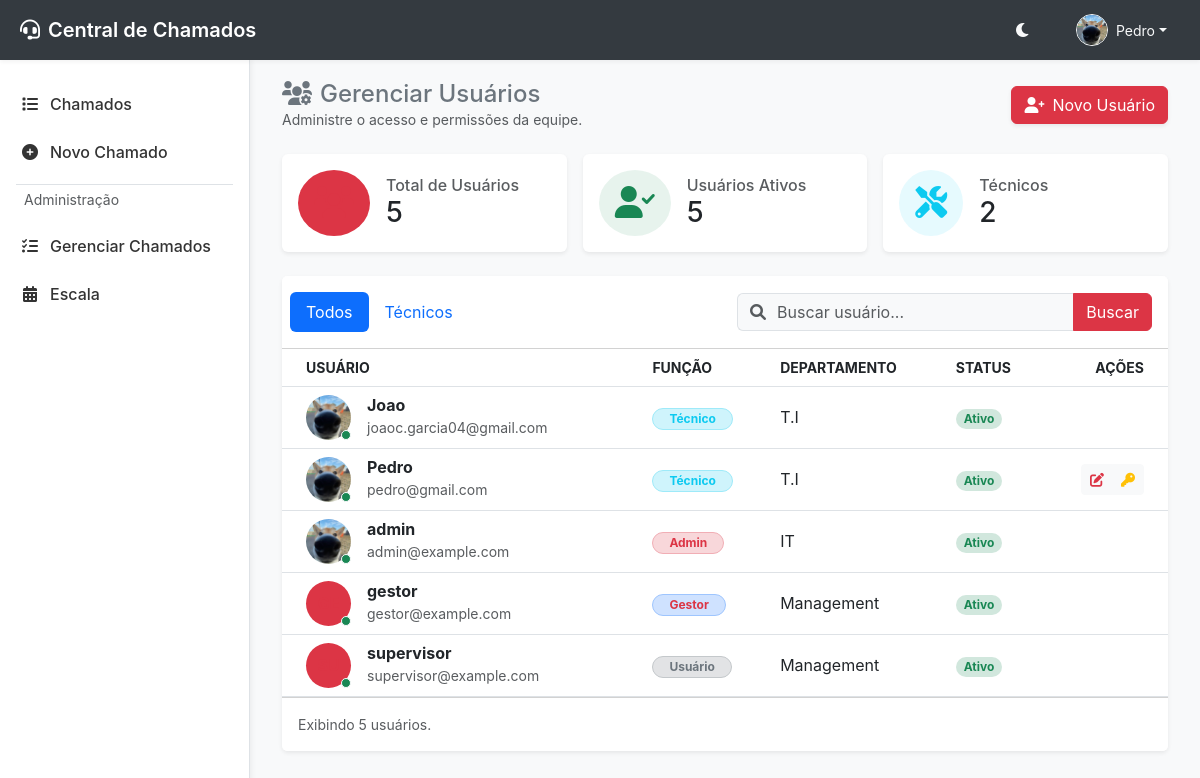
The page /usuarios (signed in) on the database its author committed.
### app/models.py (models this page shows, shortened)
class User(UserMixin, db.Model):
    __tablename__ = 'users'
    id = db.Column(db.Integer, primary_key=True)
    username = db.Column(db.String(64), index=True, unique=True, nullable=False)
    email = db.Column(db.String(120), index=True, unique=True, nullable=False)
    password_hash = db.Column(db.String(256))
    role = db.Column(db.String(20), default='user', index=True) # user, technician, admin, manager, supervisor
    is_technician = db.Column(db.Boolean, default=False, index=True) # Secondary flag to allow admins/managers to act as technicians
    department = db.Column(db.String(100), index=True)
    profile_image = db.Column(db.String(255))
    is_active = db.Column(db.Boolean, default=True, index=True)
    created_at = db.Column(db.DateTime, default=datetime.utcnow)

### app/modules/auth/routes.py (the view)
@auth_bp.route('/usuarios')
@login_required
def listar_usuarios():
    search = request.args.get('search', '')
    query = User.query
    if search:
        search_term = f"%{search}%"
        query = query.filter(or_(User.username.ilike(search_term), User.email.ilike(search_term)))
    users = query.order_by(User.username).all()
    return render_template('usuarios.html', users=users, active_page='usuarios', active_tab='all', search=search)

### app/modules/auth/routes.py (called while the page is built)
def get_role_level(role):
    levels = {
        'admin': 100,
        'manager': 80,
        'supervisor': 60,
        'tecnico': 40,
        'user': 20
    }
    return levels.get(role, 0)

@auth_bp.context_processor
def utility_processor():
    def get_role_level_ctx(role):
        return get_role_level(role)
    return dict(get_role_level=get_role_level_ctx)

### app/templates/usuarios.html (shortened to what this page needs)
{% extends "base.html" %}
{% block content %}
<div class="d-flex justify-content-between align-items-center mb-4 flex-wrap gap-2">
    <div>
        <h4 class="mb-0 text-secondary"><i class="fas fa-users-cog me-2"></i>Gerenciar Usuários</h4>
        <p class="text-muted small mb-0">Administre o acesso e permissões da equipe.</p>
    </div>
    <button class="btn btn-primary shadow-sm" data-bs-toggle="modal" data-bs-target="#novoUsuarioModal">
        <i class="fas fa-user-plus me-2"></i>Novo Usuário
    </button>
</div>
<div class="row g-3 mb-4">
    <div class="col-md-4">
        <div class="card border-0 shadow-sm h-100">
            <div class="card-body d-flex align-items-center">
                <div class="rounded-circle bg-primary bg-opacity-10 p-3 me-3 text-primary">
                    <i class="fas fa-users fa-2x"></i>
                </div>
                <div>
                    <h6 class="text-muted mb-0">Total de Usuários</h6>
                    <h3 class="mb-0">{{ users|length }}</h3>
                </div>
            </div>
        </div>
    </div>
    <div class="col-md-4">
        <div class="card border-0 shadow-sm h-100">
            <div class="card-body d-flex align-items-center">
                <div class="rounded-circle bg-success bg-opacity-10 p-3 me-3 text-success">
                    <i class="fas fa-user-check fa-2x"></i>
                </div>
                <div>
                    <h6 class="text-muted mb-0">Usuários Ativos</h6>
                    <h3 class="mb-0">{{ users|selectattr("is_active")|list|length }}</h3>
                </div>
            </div>
        </div>
    </div>
    <div class="col-md-4">
        <div class="card border-0 shadow-sm h-100">
            <div class="card-body d-flex align-items-center">
                <div class="rounded-circle bg-info bg-opacity-10 p-3 me-3 text-info">
                    <i class="fas fa-tools fa-2x"></i>
                </div>
                <div>
                    <h6 class="text-muted mb-0">Técnicos</h6>
                    <h3 class="mb-0">{{ users|selectattr("is_technician")|list|length }}</h3>
                </div>
            </div>
        </div>
    </div>
</div>
<div class="card border-0 shadow-sm">
    <div class="card-header bg-white py-3">
        <div class="row align-items-center">
            <div class="col-md-6">
                <ul class="nav nav-pills card-header-pills">
                    <li class="nav-item">
                        <a class="nav-link {% if active_tab == 'all' %}active{% endif %}" href="{{ url_for('auth.listar_usuarios') }}">Todos</a>
                    </li>
                    <li class="nav-item">
                        <a class="nav-link {% if active_tab == 'tecnicos' %}active{% endif %}" href="{{ url_for('auth.listar_tecnicos') }}">Técnicos</a>
                    </li>
                </ul>
            </div>
            <div class="col-md-6">
                <form action="{{ url_for(request.endpoint) }}" method="GET" class="d-flex">
                    <div class="input-group">
                        <span class="input-group-text bg-light border-end-0"><i class="fas fa-search text-muted"></i></span>
                        <input class="form-control border-start-0 ps-0 bg-light" type="search" name="search" placeholder="Buscar usuário..." value="{{ search }}">
                        <button class="btn btn-primary" type="submit">Buscar</button>
                    </div>
                </form>
            </div>
        </div>
    </div>
    <div class="card-body p-0">
        <div class="table-responsive">
            <table class="table table-hover align-middle mb-0">
                <thead class="bg-light text-muted small text-uppercase">
                    <tr>
                        <th class="ps-4">Usuário</th>
                        <th>Função</th>
                        <th>Departamento</th>
                        <th>Status</th>
                        <th class="text-end pe-4">Ações</th>
                    </tr>
                </thead>
                <tbody>
                    {% for user in users %}
                    <tr>
                        <td class="ps-4">
                            <div class="d-flex align-items-center">
                                <div class="position-relative">
                                    {% if user.profile_image %}
                                    <img src="{{ url_for('static', filename='uploads/profiles/' + user.profile_image) }}" class="rounded-circle" width="45" height="45" style="object-fit: cover;">
                                    {% else %}
                                    <div class="bg-primary bg-opacity-10 text-primary rounded-circle d-flex align-items-center justify-content-center fw-bold" style="width: 45px; height: 45px;">
                                    </div>
                                    {% endif %}
                                    <span class="position-absolute bottom-0 end-0 p-1 bg-success border border-light rounded-circle"></span>
                                </div>
                                <div class="ms-3">
                                    <h6 class="mb-0 fw-bold text-dark">{{ user.username }}</h6>
                                    <small class="text-muted">{{ user.email }}</small>
                                </div>
                            </div>
                        </td>
                        <td>
                            {% if user.role == 'admin' %}
                            <span class="badge bg-danger-subtle text-danger border border-danger-subtle rounded-pill px-3">Admin</span>
                            {% elif user.role == 'manager' %}
                            <span class="badge bg-primary-subtle text-primary border border-primary-subtle rounded-pill px-3">Gestor</span>
                            {% elif user.role == 'tecnico' %}
                            <span class="badge bg-info-subtle text-info border border-info-subtle rounded-pill px-3">Técnico</span>
                            {% else %}
                            <span class="badge bg-secondary-subtle text-secondary border border-secondary-subtle rounded-pill px-3">Usuário</span>
                            {% endif %}
                        </td>
                        <td>{{ user.department or '-' }}</td>
                        <td>
                            <span class="badge bg-success-subtle text-success rounded-pill">Ativo</span>
                        </td>
                        <td class="text-end pe-4">
                            <div class="btn-group">
                                {% if current_user.id == user.id or current_user.role == 'admin' or get_role_level(current_user.role) > get_role_level(user.role) %}
                                <button class="btn btn-sm btn-light text-primary"
                                        data-bs-toggle="modal"
                                        data-bs-target="#editarUsuarioModal"
                                        data-id="{{ user.id }}"
                                        data-username="{{ user.username }}"
                                        data-role="{{ user.role }}"
                                        data-department="{{ user.department or '' }}"
                                        data-is-technician="{{ 'true' if user.is_technician else 'false' }}"
                                        onclick="preencherModalEdicao(this)"
                                        title="Editar">
                                    <i class="fas fa-edit"></i>
                                </button>
                                <button class="btn btn-sm btn-light text-warning"
                                        data-bs-toggle="modal"
                                        data-bs-target="#alterarSenhaModal"
                                        data-id="{{ user.id }}"
                                        data-username="{{ user.username }}"
                                        onclick="preencherModalSenha(this)"
                                        title="Gerenciar Senha">
                                    <i class="fas fa-key"></i>
                                </button>
                                {% endif %}
                            </div>
                        </td>
                    </tr>
                    {% endfor %}
                </tbody>
            </table>
        </div>
    </div>
    <div class="card-footer bg-white text-muted small py-3">
        Exibindo {{ users|length }} usuários.
    </div>
</div>
{% endblock %}

### app/templates/base.html (shortened to what this page needs)
<!DOCTYPE html>
<html lang="pt-br">
<head>
    <link href="https://cdn.jsdelivr.net/npm/bootstrap@5.3.0/dist/css/bootstrap.min.css" rel="stylesheet">
    <link href="https://cdnjs.cloudflare.com/ajax/libs/font-awesome/6.0.0/css/all.min.css" rel="stylesheet">
    <link rel="stylesheet" href="{{ url_for('static', filename='css/style.css') }}?v=4">
    <link rel="stylesheet" href="{{ url_for('static', filename='css/mobile.css') }}?v=1">
</head>
<body>
    {% if current_user.is_authenticated %}
    <nav class="topbar">
        <div class="brand">
            <i class="fas fa-headset me-2"></i> Central de Chamados
        </div>
        <div class="user-menu">
            <button class="btn btn-link text-light p-0 me-3" id="theme-toggle" title="Alternar Tema">
                <i class="fas fa-moon"></i>
            </button>
            <div class="dropdown">
                <button class="btn btn-link text-light text-decoration-none dropdown-toggle d-flex align-items-center" type="button" id="userDropdown" data-bs-toggle="dropdown" aria-expanded="false">
                    {% if current_user.profile_image %}
                    <img src="{{ url_for('static', filename='uploads/profiles/' + current_user.profile_image) }}" alt="Avatar" class="rounded-circle border border-light" style="width: 32px; height: 32px; object-fit: cover;">
                    {% else %}
                    <i class="fas fa-user-circle fa-lg"></i>
                    {% endif %}
                    <span class="ms-2 small d-none d-md-inline">{{ current_user.username }}</span>
                </button>
            </div>
        </div>
    </nav>
    {% endif %}
    {% if current_user.is_authenticated %}
    <div class="sidebar bg-surface">
        <nav class="nav flex-column">
            <a class="nav-link {% if active_page == 'chamados' %}active{% endif %}" href="{{ url_for('chamados.listar_chamados') }}">
                <i class="fas fa-list"></i> Chamados
            </a>
            <a class="nav-link {% if active_page == 'novo_chamado' %}active{% endif %}" href="{{ url_for('chamados.novo_chamado') }}">
                <i class="fas fa-plus-circle"></i> Novo Chamado
            </a>
            {% if current_user.role in ['admin', 'manager', 'supervisor', 'tecnico'] %}
            <div class="border-top my-2 mx-3 text-muted small px-2 py-1">Administração</div>
            <a class="nav-link {% if active_page == 'gerenciar_chamados' %}active{% endif %}" href="{{ url_for('chamados.gerenciar_chamados') }}">
                <i class="fas fa-tasks"></i> Gerenciar Chamados
            </a>
            {% endif %}
            {% if current_user.role in ['admin', 'manager', 'supervisor', 'tecnico'] %}
            <a class="nav-link {% if active_page == 'escala' %}active{% endif %}" href="{{ url_for('escala.index') }}">
                <i class="fas fa-calendar-alt"></i> Escala
            </a>
            {% endif %}
        </nav>
    </div>
    {% endif %}
    <main class="main-content" {% if not current_user.is_authenticated %}style="margin-left: 0; padding-top: 20px;"{% endif %}>
        <div class="container-fluid">
            {% block content %}{% endblock %}
        </div>
    </main>
</body>
</html>

### rows shown on the page
User: profile_image (picture), username "Pedro", email "pedro@gmail.com", role "Técnico", department "T.I"
User: profile_image (picture), username "Joao", email "joaoc.garcia04@gmail.com", role "Técnico", department "T.I"
User: profile_image (picture), username "admin", email "admin@example.com", role "Admin", department "IT"
User: username "gestor", email "gestor@example.com", role "Gestor", department "Management"
User: username "supervisor", email "supervisor@example.com", role "Usuário", department "Management"

### other values the page prints
{{ users|length }} "5"
{{ users|selectattr("is_active")|list|length }} "5"
{{ users|selectattr("is_technician")|list|length }} "2"
